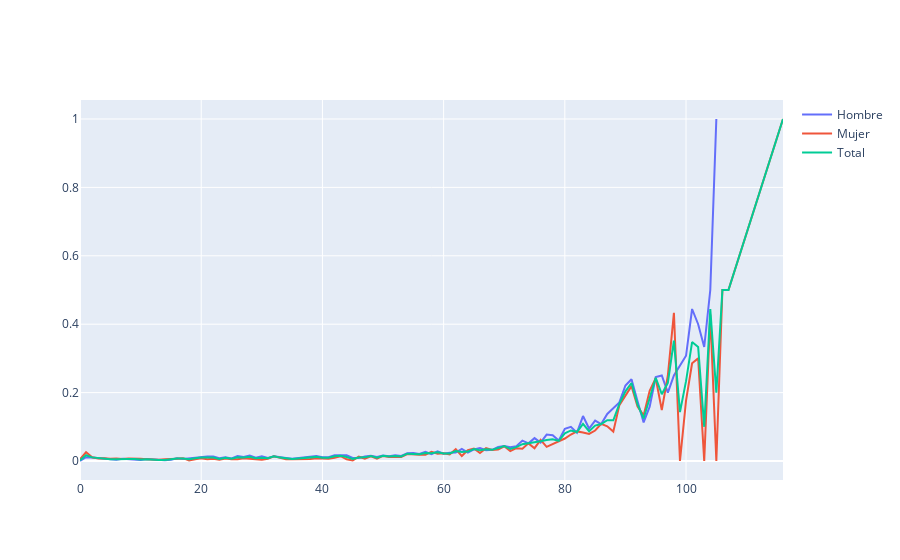

The notebook cell saved with this chart:
### Code cell
fig = go.Figure()
fig.add_trace(go.Scatter(x=df2H["Edad"], y=df2H["qx"],mode='lines',name='Hombre'))
fig.add_trace(go.Scatter(x=df2M["Edad"], y=df2M['qx'],mode='lines',name='Mujer'))
fig.add_trace(go.Scatter(x=df2["Edad"], y=df2['qx'],mode='lines',name='Total'))
fig.show()
